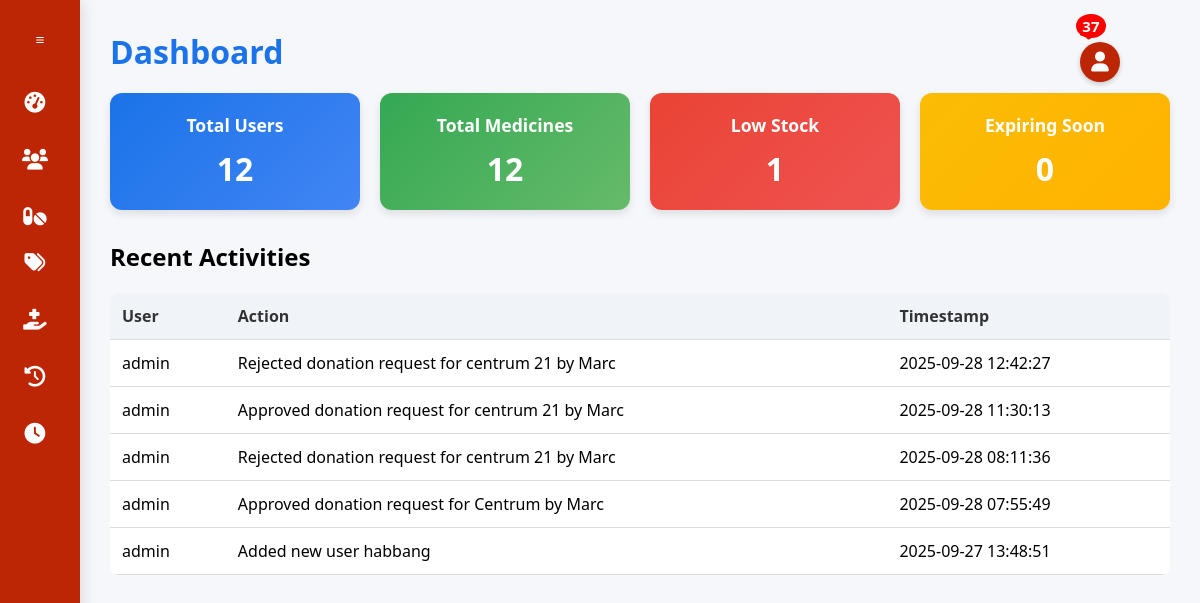
/admin_dashboard.php (signed in), run on an earlier commit of the app's database.
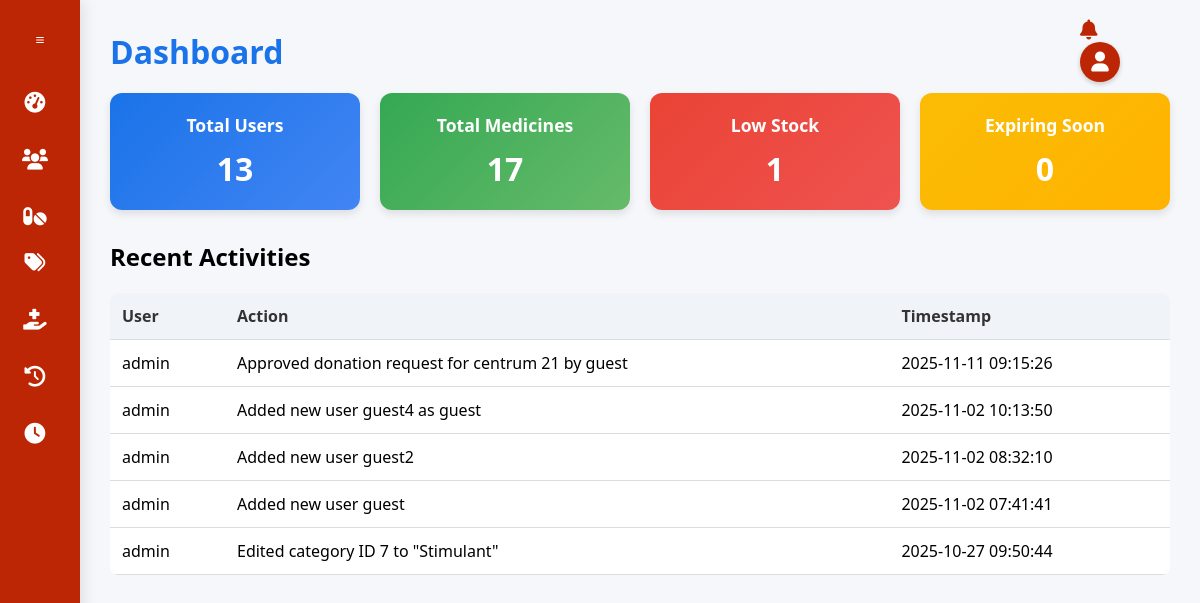
And on a later commit of the database.
### tables this page shows
CREATE TABLE `logs` (
  `id` int(11) NOT NULL,
  `user` varchar(100) DEFAULT NULL,
  `action` text DEFAULT NULL,
  `timestamp` timestamp NOT NULL DEFAULT current_timestamp()
);

### admin_dashboard.php (the view, shortened to what this page needs)
<?php
include('db.php');
$page = $_GET['page'] ?? 'dashboard';
$recentLogs = null;
$notifications = null;
$unreadCount = 0;
$unreadRes = $conn->query("SELECT COUNT(*) AS c FROM notifications WHERE is_read = 0");
if ($unreadRes) {
    $row = $unreadRes->fetch_assoc();
    $unreadCount = isset($row['c']) ? (int)$row['c'] : 0;
}
if ($page === 'dashboard') {
    $res = $conn->query("SELECT COUNT(*) AS total FROM users");
    $totalUsers = $res->fetch_assoc()['total'] ?? 0;
    $res = $conn->query("SELECT COUNT(*) AS total FROM medicines");
    $totalMeds = $res->fetch_assoc()['total'] ?? 0;
    $res = $conn->query("SELECT COUNT(*) AS total FROM medicines WHERE quantity <= 20 AND expired_date > CURDATE()");
    $lowStockMeds = $res->fetch_assoc()['total'] ?? 0;
    $res = $conn->query("SELECT COUNT(*) AS total FROM medicines WHERE expired_date BETWEEN CURDATE() AND DATE_ADD(CURDATE(), INTERVAL 7 DAY)");
    $expiringSoonMeds = $res->fetch_assoc()['total'] ?? 0;
    $recentLogs = $conn->query("SELECT * FROM logs ORDER BY timestamp DESC LIMIT 5");
}
?>
<!DOCTYPE html>
<html lang="en">
<head>
  <link href="https://cdnjs.cloudflare.com/ajax/libs/font-awesome/6.0.0/css/all.min.css  " rel="stylesheet">
</head>
<body>
<div class="profile-menu">
  <a href="admin_dashboard.php?page=notifications" class="notif-icon" title="Notifications">
    <i class="fas fa-bell"></i>
    <?php if ($unreadCount > 0): ?>
      <span class="badge"><?= $unreadCount ?></span>
    <?php endif; ?>
  </a>
  <div class="profile-icon" onclick="toggleProfileMenu()">
    <i class="fas fa-user"></i>
  </div>
</div>
<div class="sidebar" id="sidebar">
  <div class="sidebar-header">
    <button id="hamburger" class="hamburger-btn">
      <svg class="hamburger-svg" viewBox="0 0 24 24">
        <line class="line-1" x1="4" y1="6" x2="20" y2="6" />
        <line class="line-2" x1="4" y1="12" x2="20" y2="12" />
        <line class="line-3" x1="4" y1="18" x2="20" y2="18" />
      </svg>
    </button>
  </div>
  <button onclick="window.location.href='admin_dashboard.php?page=dashboard'"><i class="fas fa-tachometer-alt"></i><span>Dashboard</span></button>
  <button onclick="window.location.href='admin_dashboard.php?page=manage_users'"><i class="fas fa-users"></i><span>Manage Users</span></button>
  <button onclick="window.location.href='admin_dashboard.php?page=medicines'"><i class="fas fa-pills"></i><span>Medicines</span></button>
  <button onclick="window.location.href='admin_dashboard.php?page=categories'"><i class="fas fa-tags"></i><span>Categories</span></button>
  <button onclick="window.location.href='admin_dashboard.php?page=donations'"><i class="fas fa-hand-holding-medical"></i><span>Donation Requests</span></button>
  <button onclick="window.location.href='admin_dashboard.php?page=logs'"><i class="fas fa-history"></i><span>Logs</span></button>
  <button onclick="window.location.href='admin_dashboard.php?page=schedules'"><i class="fas fa-clock"></i><span>Check Schedules</span></button>
</div>
<div class="main-content">
<?php if ($page === 'notifications'): ?>
  <h1>Notifications</h1>
  <form method="POST" style="margin-bottom:15px;">
    <button type="submit" name="mark_all_read" class="btn" style="background:#4CAF50;">
      <i class="fas fa-check-double"></i> Mark All as Read
    </button>
  </form>
  <table>
    <tr><th>Message</th><th>Status</th><th>Received</th><th>Action</th></tr>
    <?php if ($notifications && $notifications->num_rows > 0): ?>
        <?php while($n = $notifications->fetch_assoc()): ?>
        <tr>
            <td><?= htmlspecialchars($n['message']) ?></td>
            <td>
              <?php if ($n['is_read']): ?>
                <span style="color:green;">Read</span>
              <?php else: ?>
                <span style="color:orange; font-weight:600;">Unread</span>
              <?php endif; ?>
            </td>
            <td><?= htmlspecialchars($n['created_at']) ?></td>
            <td>
              <?php if (!$n['is_read']): ?>
                <a class="btn" href="mark_read.php?id=<?= (int)$n['id'] ?>">Mark as Read</a>
              <?php endif; ?>
            </td>
        </tr>
        <?php endwhile; ?>
    <?php else: ?>
        <tr><td colspan="4" style="text-align:center;">No notifications.</td></tr>
    <?php endif; ?>
  </table>
<?php elseif ($page === 'dashboard'): ?>
  <h1>Dashboard</h1>
  <div class="cards">
    <div class="card card-1"><h3>Total Users</h3><p><?= $totalUsers ?></p></div>
    <div class="card card-2"><h3>Total Medicines</h3><p><?= $totalMeds ?></p></div>
    <div class="card card-3"><h3>Low Stock</h3><p><?= $lowStockMeds ?></p></div>
    <div class="card card-4"><h3>Expiring Soon</h3><p><?= $expiringSoonMeds ?></p></div>
  </div>
  <h2>Recent Activities</h2>
  <table>
    <tr><th>User</th><th>Action</th><th>Timestamp</th></tr>
    <?php if ($recentLogs && $recentLogs->num_rows > 0): ?>
        <?php while($log = $recentLogs->fetch_assoc()): ?>
        <tr>
            <td><?= htmlspecialchars($log['user']) ?></td>
            <td><?= htmlspecialchars($log['action']) ?></td>
            <td><?= htmlspecialchars($log['timestamp']) ?></td>
        </tr>
        <?php endwhile; ?>
    <?php else: ?>
        <tr><td colspan="3" style="text-align:center;">No recent logs.</td></tr>
    <?php endif; ?>
  </table>
<?php else: ?>
  <h1>Not found</h1>
  <p>Unknown page.</p>
<?php endif; ?>
</div>
</body>
</html>

### admin_dashboard.php (style rules this page uses)
.profile-menu { position: fixed; top: 20px; right: 80px; z-index: 1000; }
.profile-icon { width: 40px; height: 40px; border-radius: 50%; background: #BC2605; color: white; display: flex; align-items: center; justify-content: center; cursor: pointer; font-size: 20px; box-shadow: 0 2px 5px rgba(0,0,0,0.2); transition: background 0.3s ease, color 0.3s ease; }
.notif-icon { position: relative; margin-right: 12px; font-size: 20px; color: #BC2605; text-decoration: none; display: inline-flex; align-items: center; }
* { margin:0; padding:0; box-sizing:border-box; font-family:'Segoe UI','Roboto',sans-serif; }
body { background:#f5f7fa; min-height:100vh; }
.sidebar { position: fixed; top: 0; left: 0; width: 80px; height: 100%; background: #BC2605;; color: #fff; padding-top: 20px; transition: all 0.4s cubic-bezier(0.4,0,0.2,1); overflow: hidden; box-shadow: 3px 0 15px rgba(0,0,0,0.1); z-index: 1000; }
.sidebar-header { display: flex; align-items: center; padding: 0 15px 20px 15px; }
.hamburger-btn { width: 40px; height: 40px; background-color: rgba(255, 255, 255, 0.15); border: none; border-radius: 8px; cursor: pointer; display: flex; align-items: center; justify-content: center; transition: background 0.3s ease; }
.hamburger-svg { width: 22px; height: 22px; position: relative; }
.sidebar button { display:flex; align-items:center; padding:12px 20px; width:100%; border:none; background:none; color:white; font-size:1rem; cursor:pointer; text-align:left; border-radius:0 20px 20px 0; }
.sidebar button i { min-width:30px; text-align:center; font-size:1.3rem; }
.main-content { margin-left:80px; padding:30px; transition:margin-left .4s cubic-bezier(0.4,0,0.2,1); }
h1 { color:#1a73e8; margin-bottom:20px; font-weight:600; }
.cards { display:flex; gap:20px; flex-wrap:wrap; margin-bottom:30px; }
.card { flex:1; min-width:200px; padding:20px; border-radius:12px; color:#fff; text-align:center; box-shadow:0 4px 8px rgba(0,0,0,0.1); }
.card h3 { margin-bottom:10px; font-size:1.1rem; }
.card p { font-size:2rem; font-weight:bold; margin:0; }
.card-1 { background:linear-gradient(135deg,#1a73e8,#4285f4); }
.card-2 { background:linear-gradient(135deg,#34a853,#66bb6a); }
.card-3 { background:linear-gradient(135deg,#ea4335,#ef5350); }
.card-4 { background:linear-gradient(135deg,#fbbc05,#ffb300); }
table { width:100%; border-collapse:collapse; margin-top:20px; background:#fff; border-radius:8px; overflow:hidden; }
th,td { padding:12px; border-bottom:1px solid #ddd; text-align:left; }
th { background:#f0f4f8; color:#333; }
button, .btn { background: #0a4c9e; color: white; border: none; padding: 10px 18px; border-radius: 8px; cursor: pointer; font-size: 0.95rem; font-weight: 500; transition: all 0.3s ease; display: inline-flex; align-items: center; gap: 6px; text-decoration: none; }
.notif-icon .badge { position: absolute; top: -6px; right: -8px; background: red; color: white; border-radius: 50%; padding: 2px 6px; font-size: 0.75em; font-weight: 600; }

What changed in the data, as far as the page shows it:
no longer on this page (row unchanged): logs: user "admin", action "Rejected donation request for centrum 21 by Marc", timestamp "2025-09-28 12:42:27"
no longer on this page (row unchanged): logs: user "admin", action "Approved donation request for centrum 21 by Marc", timestamp "2025-09-28 11:30:13"
no longer on this page (row unchanged): logs: user "admin", action "Rejected donation request for centrum 21 by Marc", timestamp "2025-09-28 08:11:36"
no longer on this page (row unchanged): logs: user "admin", action "Approved donation request for Centrum by Marc", timestamp "2025-09-28 07:55:49"
no longer on this page (row unchanged): logs: user "admin", action "Added new user habbang", timestamp "2025-09-27 13:48:51"
added logs: user "admin", action "Approved donation request for centrum 21 by guest", timestamp "2025-11-11 09:15:26"
added logs: user "admin", action "Added new user guest4 as guest", timestamp "2025-11-02 10:13:50"
added logs: user "admin", action "Added new user guest2", timestamp "2025-11-02 08:32:10"
added logs: user "admin", action "Added new user guest", timestamp "2025-11-02 07:41:41"
added logs: user "admin", action "Edited category ID 7 to \"Stimulant\"", timestamp "2025-10-27 09:50:44"
Also different on the page:
$totalUsers: "12" → "13"
$totalMeds: "12" → "17"
$unreadCount: "37" → (not shown)
